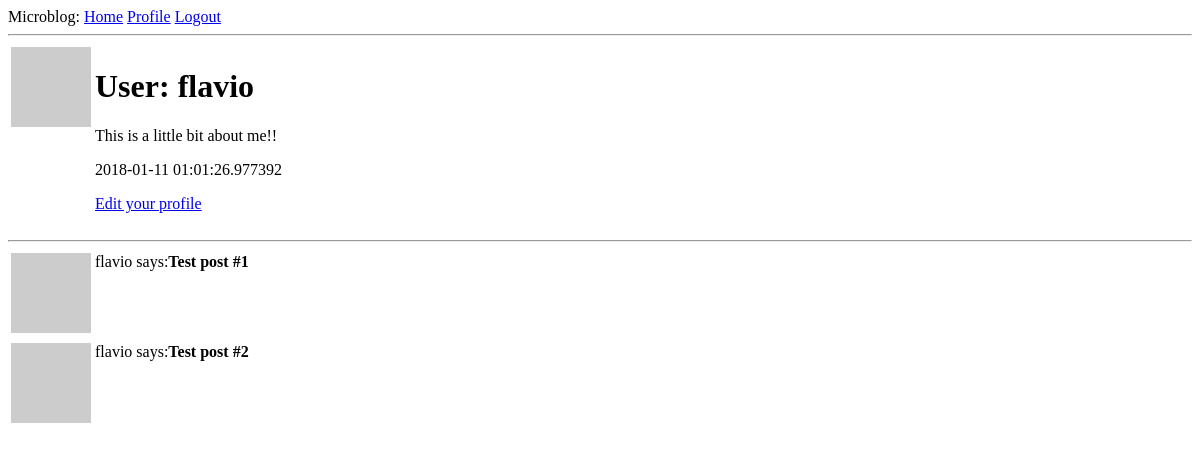
Page /user/flavio (signed in) on the earlier database version.
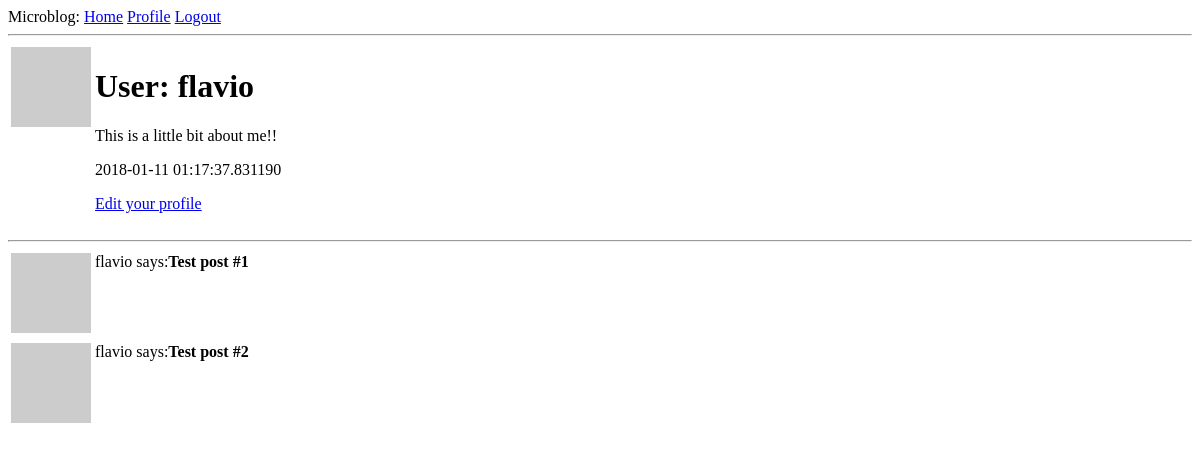
Same page on the later database version.
### app/models.py (models this page shows, shortened)
class User(UserMixin, db.Model):
    id = db.Column(db.Integer, primary_key=True)
    username = db.Column(db.String(64), index=True, unique=True)
    email = db.Column(db.String(120), index=True, unique=True)
    password_hash = db.Column(db.String(128))
    posts = db.relationship('Post', backref='author', lazy='dynamic')
    about_me = db.Column(db.String(140))
    last_seen = db.Column(db.DateTime, default=datetime.utcnow)
    def avatar(self, size):
        digest = md5(self.email.lower().encode('utf-8')).hexdigest()
        return 'http://www.gravatar.com/avatar/{}?d=identicon&s={}'.format(digest, size)
    def __repr__(self):
        return '<User {}>'.format(self.username)

### app/routes.py (the view)
@app.route('/user/<username>')
@login_required
def user(username):
    user = User.query.filter_by(username=username).first_or_404()
    posts = [
        {'author': user, 'body': 'Test post #1'},
        {'author': user, 'body': 'Test post #2'}
    ]
    return render_template('user.html', title=user, posts=posts)

### app/models.py (called while the page is built)
@login.user_loader
def load_user(id):
    return User.query.get(int(id))

### app/routes.py (called while the page is built)
@app.before_request
def before_request():
    if current_user.is_authenticated:
        current_user.last_seen = datetime.utcnow()
        db.session.commit()

### app/templates/user.html
{% extends "base.html" %}
{% block content %}
    <table>
        <tr valign="top">
            <td><img src="{{ current_user.avatar(128) }}"></td>
            <td>
                <h1>User: {{ current_user.username }}</h1>
                {% if current_user.about_me %}<p>{{ current_user.about_me }}</p>{% endif %}
                {% if current_user.last_seen %}<p>{{ current_user.last_seen }}</p>{% endif %}
                {% if current_user %}
                    <p>
                        <a href="{{ url_for('edit_profile') }}">Edit your profile</a>
                    </p>
                {% endif %}
            </td>
        </tr>
    </table>
    <hr>
    {% for post in posts %}
        {% include "_post.html" %}
    {% endfor %}
{% endblock %}

### app/templates/base.html (shortened to what this page needs)
<!DOCTYPE html>
<html>
<head>
</head>
<body>
    <div>Microblog:
        <a href="{{ url_for('index') }}">Home</a>
        {% if current_user.is_anonymous %}
        <a href="{{ url_for('login') }}">Login</a>
        {% else %}
        <a href="{{ url_for('user', username=current_user.username) }}">Profile</a>
        <a href="{{ url_for('logout') }}">Logout</a>
        {% endif %}
    </div>
    <hr>
    {% block content %}{% endblock %}
</body>
</html>

### app/templates/_post.html
<table>
    <tr valign="top">
        <td><img src="{{ post.author.avatar(36) }}"></td>
        <td>{{ post.author.username }} says:<b>{{ post.body }}</b></td>
    </tr>
</table>

Differences in the rows shown:
changed User "flavio": last_seen "2018-01-11 01:01:26.977392" → "2018-01-11 01:17:37.831190"
